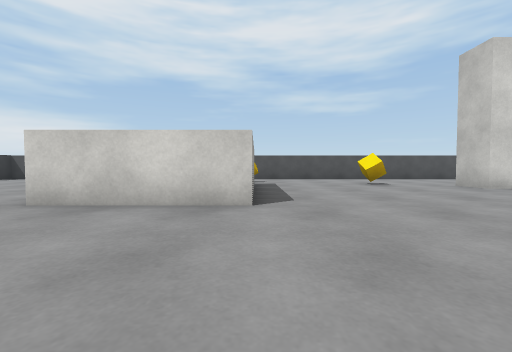
[1] (above)

16 first-person views from a walk through a scene from a Unity 3-D project. The camera is 0.51 m above the floor, tilts 2° down and sees 90° across. The floor is counted in squares, 1 m on a side. Each view is taken from the middle of a square. On the plan, view 1 faces up. The plan holds only what a view shows up to about 9 squares ahead; the rest is blank. The player character is not drawn. Surface patterns are stand-ins for the level's own textures.

[2]
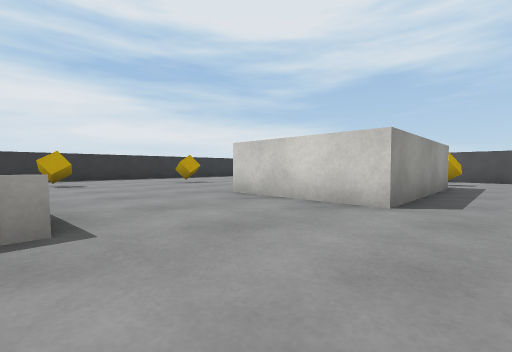

[3]
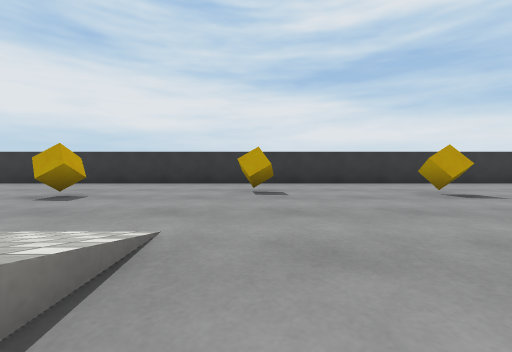

[4]
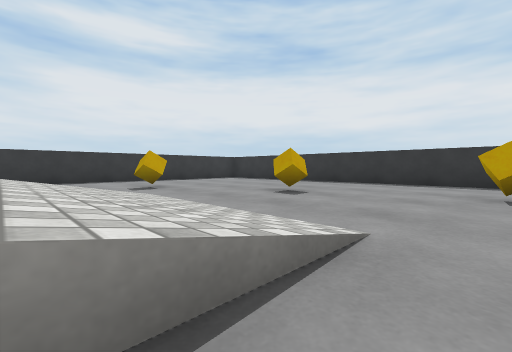

[5]
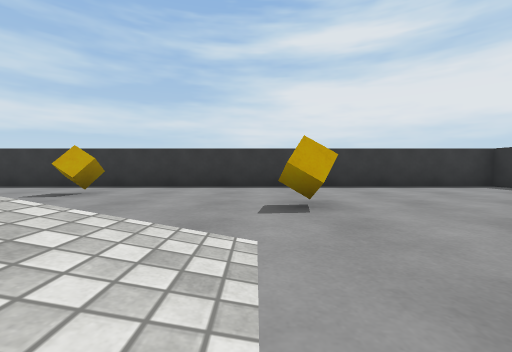

[6]
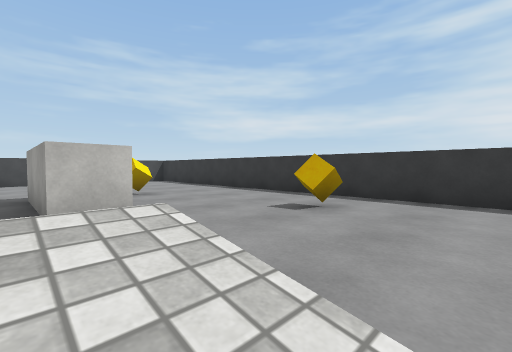

[7]
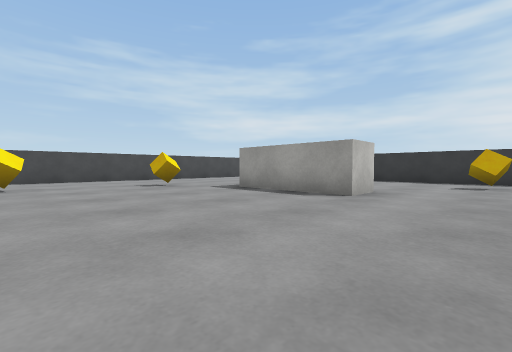

[8]
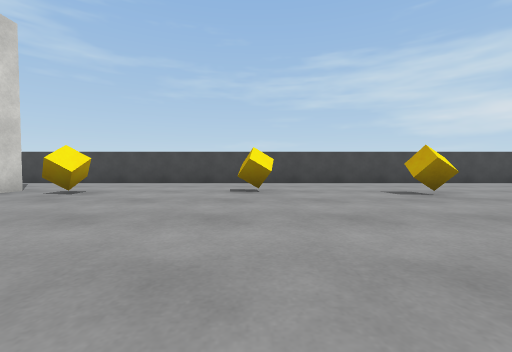

[9]
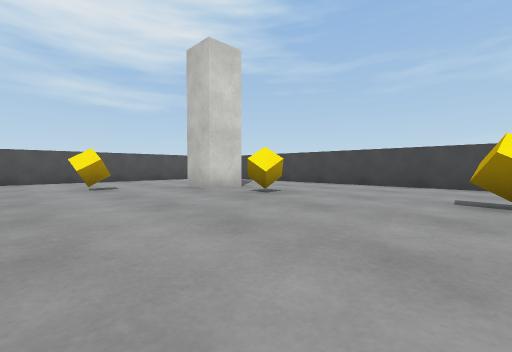

[10]
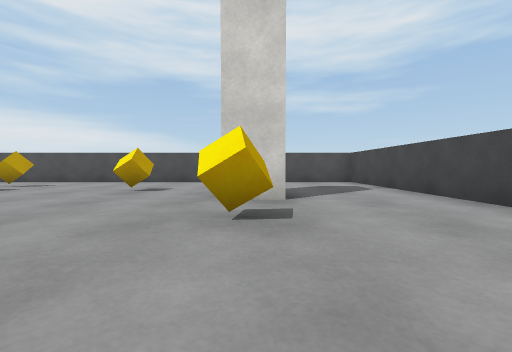

[11]
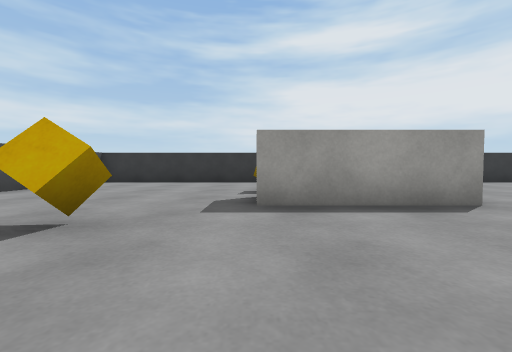

[12]
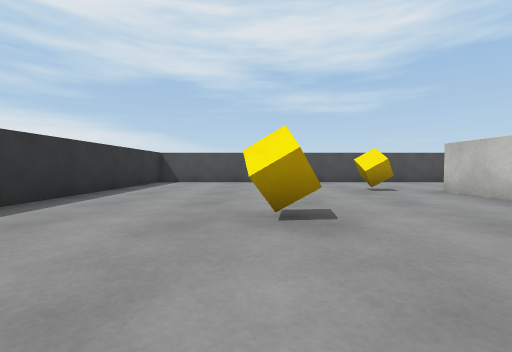

[13]
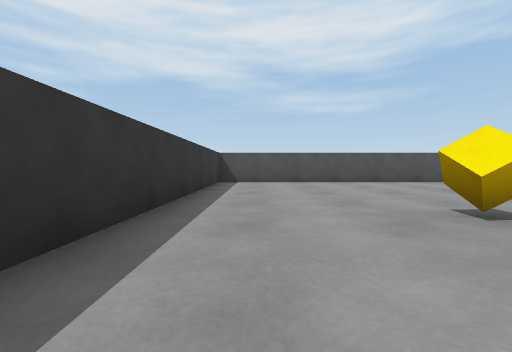

[14]
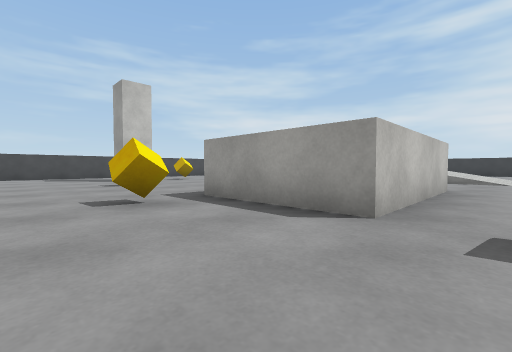

[15]
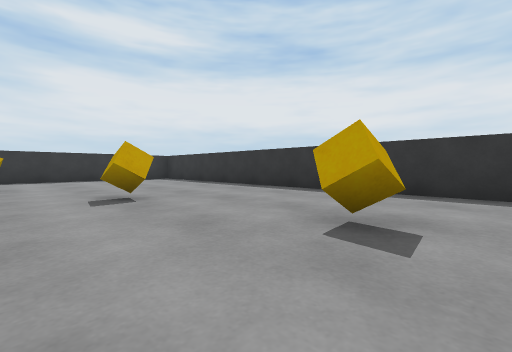

[16]
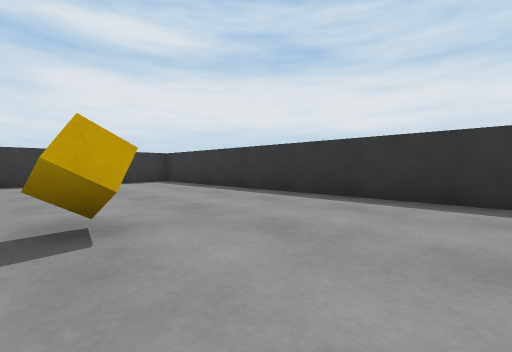

### Floor plan
Points are (right, up) in squares from view 1. A wall is a line through its corners. A room is listed if a view was taken in it or the views show most of it. See-through windows are left out.
Room 1 (views 1, 2, 3, 4, 5, 6, 7, 8, 9, 10, 11, 12, 13, 14, 15, 16)
walls: (0, 3.4) (-3, 3.4) (-3, 7.4) (0, 7.4) (0, 3.4); (1, -4.5) (1, -3.4) (4, -3.4); (6.5, 6) (5.5, 6) (5.5, 7); (5.1, 10.7) (-10.3, 10.7) (-10.3, -8.8) (9.3, -8.8) (9.3, 10.7) (7, 10.7)
objects: other object (-7, 1); other object (-7, 5); other object (-6, -2); other object (-5, -5); other object (-4, 7); other object (-1, -7); other object (0, 9); other object (3, 8); other object (4, -5); other object (6, -2); other object (6, 1); other object (6, 5)

Where each view was taken, in squares from view 1:
view 1: 0 up, 0 right, facing up
view 2: 0 up, 1 right, facing up-left
view 3: 1 up, 2 left, facing left
view 4: 1 up, 2 left, facing down-left
view 5: 2 down, 4 left, facing down
view 6: 3 down, 3 left, facing down-right
view 7: 1 up, 1 left, facing down-right
view 8: 1 up, 1 right, facing right
view 9: 1 up, 2 right, facing up-right
view 10: 2 up, 6 right, facing up
view 11: 0 up, 4 right, facing down
view 12: 2 up, 7 left, facing up
view 13: 2 up, 9 left, facing up
view 14: 10 up, 4 left, facing down-right
view 15: 2 up, 5 left, facing down-left
view 16: 0 up, 6 left, facing down-left
